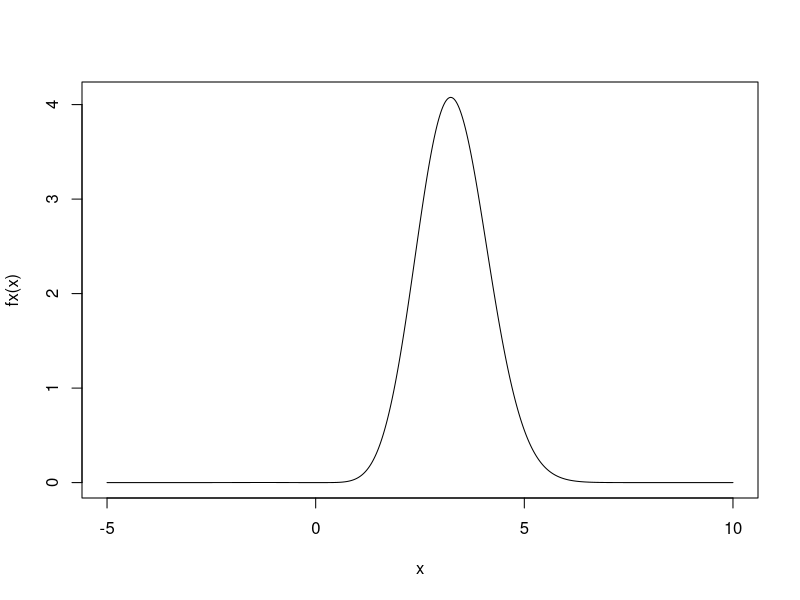
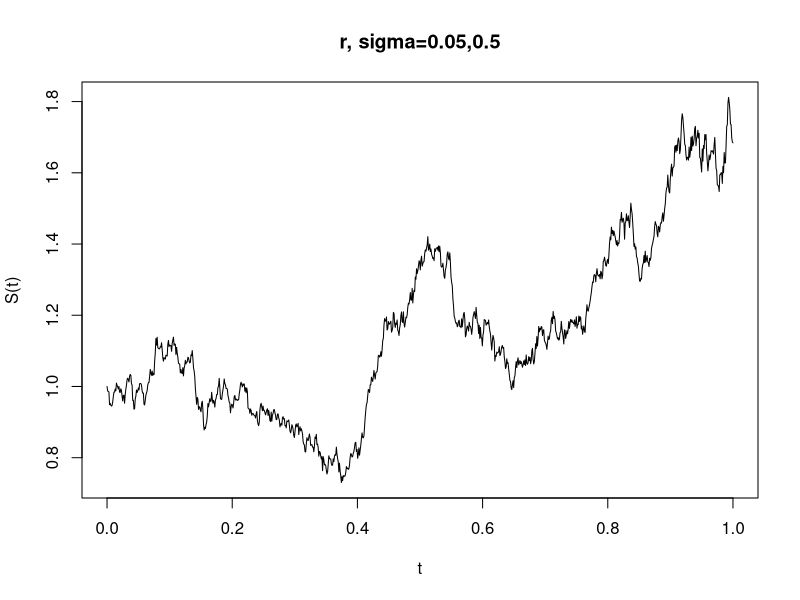

These charts were generated, in order, by the following R code:
## ---- chunk 1
set.seed(1112)
# n = 1000

x <- rnorm(1000, 0, 1)
y <- 1/(5*sqrt(2*pi))*x^4*exp(-(x-2)^2/2)/dnorm(x,mean = 0, sd=1)
c(mean(y), var(y))


# n = 10000

x <- rnorm(10000, 0, 1)
y <- 1/(5*sqrt(2*pi))*x^4*exp(-(x-2)^2/2)/dnorm(x,mean = 0, sd=1)
c(mean(y), var(y))

# n = 50000

x <- rnorm(50000, 0, 1)
y <- 1/(5*sqrt(2*pi))*x^4*exp(-(x-2)^2/2)/dnorm(x,mean = 0, sd=1)
c(mean(y), var(y))

## ---- chunk 2
fx <- function(x){
  y <- 1/(5*sqrt(2*pi))*x^4*exp(-(x-2)^2/2)
  return(y)
}

x <- seq(-5, 10, 0.01)
plot(x, fx(x), type = 'l')
x[which(fx(x) == max(fx(x)))]

## So g(x) = N(3.24, 1)

## ---- chunk 3
set.seed(1112)
# n = 1000

x <- rnorm(1000, 3.24, 1)
y <- 1/(5*sqrt(2*pi))*x^4*exp(-(x-2)^2/2)/dnorm(x,mean = 3.24, sd=1)
c(mean(y), var(y))


# n = 10000

x <- rnorm(10000, 3.24, 1)
y <- 1/(5*sqrt(2*pi))*x^4*exp(-(x-2)^2/2)/dnorm(x,mean = 3.24, sd=1)
c(mean(y), var(y))

# n = 50000

x <- rnorm(50000, 3.24, 1)
y <- 1/(5*sqrt(2*pi))*x^4*exp(-(x-2)^2/2)/dnorm(x,mean = 3.24, sd=1)
c(mean(y), var(y))

## ---- chunk 4
## The true expectation of x^2 is 
integrate(fx, -Inf, Inf)

## It is clear that the second method produce more accurate results even with
## small smaple size; In addition, the variance of estiamtes from the second
## method is much smaller compared to the ones from the first method

## ---- chunk 5
rt <- function(r, sigma, initval){
  s0 <- initval[1]
  BigT <- initval[2]
  delta <- initval[3]
  n <- BigT/delta
  #i <- seq(from=0, to=BigT, length.out = n)
  z <- rnorm(n, mean = 0, sd = 1)
  y <- c(s0)
  
  for(i in 2:n){
    term1 <- exp((r-0.5*sigma^2)*delta + sigma*sqrt(delta)*z[i-1])
    y[i] <- term1*y[i-1] 
  }
  
  return(y)
}

set.seed(1113)

n <- 1000
initval <- c(1, 1, 1/n)
r <- 0.05
sigma <- 0.5

y <- rt(r, sigma, initval)
time <- seq(0, 1, length.out = n)

plot(x=time, y=y, ylab='S(t)', xlab='t',
     type='l',main = paste(paste(paste('r, sigma=', r, sep = ''),sigma, sep=',')))


## ---- chunk 6
n <- 12
initval <- c(1, 1, 1/n)
r <- 0.05
sigma <- 0.5
n.sim <- 5000
k.vec <- c(1.1, 1.2, 1.3, 1.4, 1.5)

ST.vec <- NULL
PA.vec <- NULL
PE.vec <- NULL
PG.vec <- NULL

rho1.vec <- NULL
rho2.vec <- NULL
rho3.vec <- NULL

for(k in k.vec){
  for(i in 1:n.sim){
    y <- rt(r, sigma, initval)
    SA <- mean(y)
    SG <- prod(y)^{1/n}
    PA <- exp(-r)*ifelse(SA - k<0, 0, SA-k)
    PE <- exp(-r)*ifelse(y[n] - k<0, 0, y[n]-k)
    PG <- exp(-r)*ifelse(SG - k<0, 0, SG-k)
    
    ST.vec <- c(ST.vec, y[n])
    PA.vec <- c(PA.vec, PA)
    PE.vec <- c(PE.vec, PE)
    PG.vec <- c(PG.vec, PG)
  }
  rho1.vec <- c(rho1.vec, cor(ST.vec, PA.vec))
  rho2.vec <- c(rho2.vec, cor(PA.vec, PE.vec))
  rho3.vec <- c(rho3.vec, cor(PA.vec, PG.vec))
}

dt <- data.frame(k = k.vec, PA_ST = rho1.vec,
                 PA_PE = rho2.vec, PA_PG = rho3.vec)

## The correlation coefficients decreases as K increases

print(dt)

## ---- chunk 7


n <- 12
tau <- 1
initval <- c(1, tau, tau/n)
r <- 0.05
n.sim <- 5000
sigma.vec <- c(0.2, 0.3, 0.4, 0.5)
k <- 1.5

ST.vec <- NULL
PA.vec <- NULL
PE.vec <- NULL
PG.vec <- NULL

rho1.vec <- NULL
rho2.vec <- NULL
rho3.vec <- NULL

for(sigma in sigma.vec){
  for(i in 1:n.sim){
    y <- rt(r, sigma, initval)
    SA <- mean(y)
    SG <- prod(y)^{1/n}
    PA <- exp(-r)*ifelse(SA - k<0, 0, SA-k)
    PE <- exp(-r)*ifelse(y[n] - k<0, 0, y[n]-k)
    PG <- exp(-r)*ifelse(SG - k<0, 0, SG-k)
    
    ST.vec <- c(ST.vec, y[n])
    PA.vec <- c(PA.vec, PA)
    PE.vec <- c(PE.vec, PE)
    PG.vec <- c(PG.vec, PG)
  }
  rho1.vec <- c(rho1.vec, cor(ST.vec, PA.vec))
  rho2.vec <- c(rho2.vec, cor(PA.vec, PE.vec))
  rho3.vec <- c(rho3.vec, cor(PA.vec, PG.vec))
}

dt <- data.frame(sigma = sigma.vec, PA_ST = rho1.vec,
                 PA_PE = rho2.vec, PA_PG = rho3.vec)

## the correlation increase as sigma increase while other parameters hold the same


print(dt)

## ---- chunk 8

n <- 12
r <- 0.05
sigma <- 0.5
n.sim <- 5000
tau.vec <- c(0.4, 0.7, 1, 1.3, 1.6)
k <- 1.5

ST.vec <- NULL
PA.vec <- NULL
PE.vec <- NULL
PG.vec <- NULL

rho1.vec <- NULL
rho2.vec <- NULL
rho3.vec <- NULL

for(tau in tau.vec){

  initval <- c(1, tau, tau/n)
  
  for(i in 1:n.sim){
    y <- rt(r, sigma, initval)
    SA <- mean(y)
    SG <- prod(y)^{1/n}
    PA <- exp(-r)*ifelse(SA - k<0, 0, SA-k)
    PE <- exp(-r)*ifelse(y[n] - k<0, 0, y[n]-k)
    PG <- exp(-r)*ifelse(SG - k<0, 0, SG-k)
    
    ST.vec <- c(ST.vec, y[n])
    PA.vec <- c(PA.vec, PA)
    PE.vec <- c(PE.vec, PE)
    PG.vec <- c(PG.vec, PG)
  }
  rho1.vec <- c(rho1.vec, cor(ST.vec, PA.vec))
  rho2.vec <- c(rho2.vec, cor(PA.vec, PE.vec))
  rho3.vec <- c(rho3.vec, cor(PA.vec, PG.vec))
}

dt <- data.frame(T = tau.vec, PA_ST = rho1.vec,
                 PA_PE = rho2.vec, PA_PG = rho3.vec)

## correlation coefficients increases as T increases while other parameters hold
print(dt)

## ---- chunk 9
n <- 12
r <- 0.05
sigma <- 0.4
n.sim <- 5000
tau <- 1
k <- 1.5

ST.vec <- NULL
PA.vec <- NULL
PE.vec <- NULL
PG.vec <- NULL

for(i in 1:n.sim){

  y <- rt(r, sigma, initval)
  SA <- mean(y)
  SG <- prod(y)^{1/n}
  PA <- exp(-r)*ifelse(SA - k<0, 0, SA-k)
  PG <- exp(-r)*ifelse(SG - k<0, 0, SG-k)
  
  ST.vec <- c(ST.vec, y[n])
  PA.vec <- c(PA.vec, PA)
  PG.vec <- c(PG.vec, PG)
}
coeff <- -cov(PG.vec, PA.vec)/var(PG.vec)

m <- PA.vec + coeff*(PG.vec - mean(PG.vec))

## control variate MC estimates and SD ##
c(mean(m), var(m))

# MC estimates and SD ##
c(mean(PA.vec), var(PA.vec))

# We can find that the control variate estimator reduces the 
# variance significantly 


